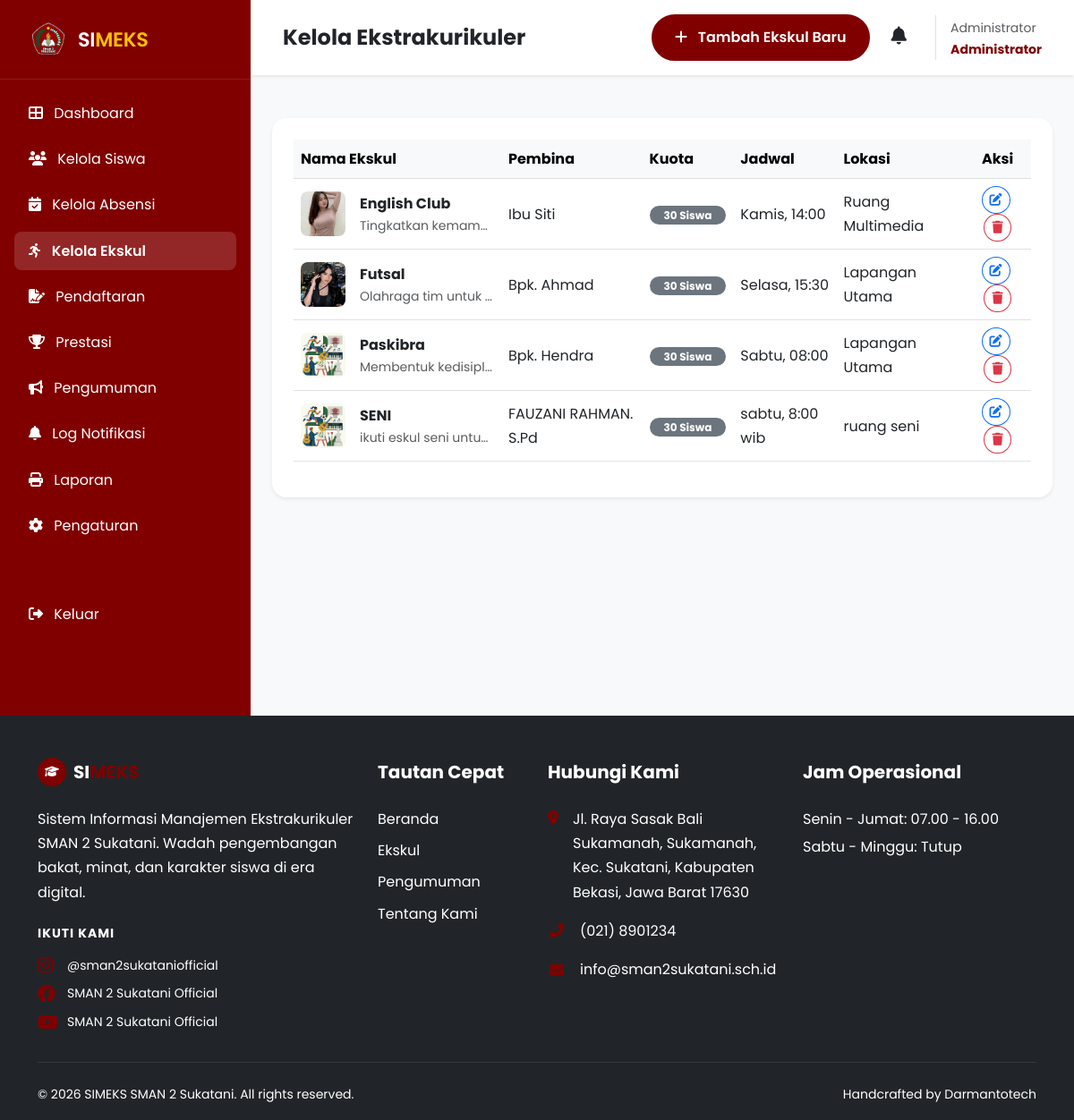
/SIMEKS-main/admin/kelola-eskul.php (signed in), run on the app's committed database.
### tables this page shows
CREATE TABLE `eskul` (
  `id` int(11) NOT NULL,
  `nama_eskul` varchar(100) NOT NULL,
  `deskripsi` text DEFAULT NULL,
  `pembina` varchar(100) DEFAULT NULL,
  `kuota` int(11) DEFAULT 30,
  `jadwal` varchar(100) DEFAULT NULL,
  `lokasi` varchar(100) DEFAULT NULL,
  `gambar` varchar(255) DEFAULT 'default_eskul.jpg',
  `status` enum('aktif','non-aktif') DEFAULT 'aktif'
);

### SIMEKS-main/admin/kelola-eskul.php (the view, shortened to what this page needs)
<?php
include '../includes/header.php';
$eskul_list = $koneksi->query("SELECT * FROM eskul ORDER BY nama_eskul ASC")->fetchAll();
?>
<div class="d-flex" id="wrapper">
    <?php include 'sidebar.php';  ?>
    <div id="page-content-wrapper" class="w-100 bg-light">
        <?php
        $extraAction = '<button class="btn btn-maroon rounded-pill px-4" data-bs-toggle="modal" data-bs-target="#addModal">
                            <i class="fas fa-plus me-2"></i> Tambah Ekskul Baru
                        </button>';
        include '../includes/admin_nav.php';
        ?>
        <div class="container-fluid p-4">
            <div class="card border-0 shadow-sm rounded-4 p-4">
                <div class="table-responsive">
                    <table class="table table-hover align-middle">
                        <thead class="table-light">
                            <tr>
                                <th>Nama Ekskul</th>
                                <th>Pembina</th>
                                <th>Kuota</th>
                                <th>Jadwal</th>
                                <th>Lokasi</th>
                                <th class="text-center">Aksi</th>
                            </tr>
                        </thead>
                        <tbody>
                            <?php foreach ($eskul_list as $row): ?>
                                <tr>
                                    <td>
                                        <div class="d-flex align-items-center">
                                            <img src="../assets/uploads/eskul/<?php echo $row->gambar; ?>" class="rounded-3 me-3" width="50" height="50" style="object-fit: cover;">
                                            <div>
                                                <div class="fw-bold text-dark"><?php echo htmlspecialchars($row->nama_eskul); ?></div>
                                                <div class="small text-muted text-truncate" style="max-width: 150px;"><?php echo htmlspecialchars($row->deskripsi); ?></div>
                                            </div>
                                        </div>
                                    </td>
                                    <td><?php echo htmlspecialchars($row->pembina); ?></td>
                                    <td><span class="badge bg-secondary rounded-pill px-3"><?php echo $row->kuota; ?> Siswa</span></td>
                                    <td><?php echo htmlspecialchars($row->jadwal); ?></td>
                                    <td><?php echo htmlspecialchars($row->lokasi); ?></td>
                                    <td class="text-center">
                                        <button class="btn btn-sm btn-outline-primary rounded-circle me-1"
                                                data-bs-toggle="modal"
                                                data-bs-target="#editModal<?php echo $row->id; ?>">
                                            <i class="fas fa-edit"></i>
                                        </button>
                                        <button class="btn btn-sm btn-outline-danger rounded-circle"
                                                data-bs-toggle="modal"
                                                data-bs-target="#deleteModal<?php echo $row->id; ?>">
                                            <i class="fas fa-trash"></i>
                                        </button>
                                    </td>
                                </tr>
                            <?php endforeach; ?>
                        </tbody>
                    </table>
                </div>
            </div>
        </div>
    </div>
</div>
<?php include '../includes/footer.php'; ?>

### SIMEKS-main/assets/style.css (style rules this page uses)
:root { --maroon: #800000; --maroon-dark: #5a0000; --maroon-light: #a31515; --gold: #FFC107; --gray-bg: #f8f9fa; --text-body: #555555; --text-heading: #212529; --card-radius: 16px; --shadow-soft: 0 10px 40px rgba(0, 0, 0, 0.08); --shadow-hover: 0 20px 50px rgba(128, 0, 0, 0.2); --shadow-premium: 0 15px 45px rgba(0, 0, 0, 0.1); --fs-h1: clamp(2.5rem, 5vw + 1rem, 4.5rem); --fs-h2: clamp(2rem, 4vw + 1rem, 3rem); --fs-lead: clamp(1rem, 2vw + 0.5rem, 1.25rem); }
body { font-family: 'Poppins', sans-serif; background-color: #ffffff; color: var(--text-body); line-height: 1.7; overflow-x: hidden; }
.btn-maroon { background-color: var(--maroon); color: white; padding: 12px 30px; border-radius: 50px; font-weight: 600; border: 2px solid var(--maroon); transition: all 0.3s; }
#wrapper { overflow-x: hidden; }

### data on the page
eskul: gambar (picture), nama_eskul "English Club", deskripsi "Tingkatkan kemam…", pembina "Ibu Siti", kuota "30", jadwal "Kamis, 14:00", lokasi "Ruang Multimedia"
eskul: gambar (picture), nama_eskul "Futsal", deskripsi "Olahraga tim untuk…", pembina "Bpk. Ahmad", kuota "30", jadwal "Selasa, 15:30", lokasi "Lapangan Utama"
eskul: gambar (placeholder picture), nama_eskul "Paskibra", deskripsi "Membentuk kedisipl…", pembina "Bpk. Hendra", kuota "30", jadwal "Sabtu, 08:00", lokasi "Lapangan Utama"
eskul: gambar (placeholder picture), nama_eskul "SENI", deskripsi "ikuti eskul seni untu…", pembina "FAUZANI RAHMAN. S.Pd", kuota "30", jadwal "sabtu, 8:00 wib", lokasi "ruang seni"

### other printed values
$navTitle "Kelola Ekstrakurikuler"
$_SESSION['master_data']['nama'] "Administrator"
